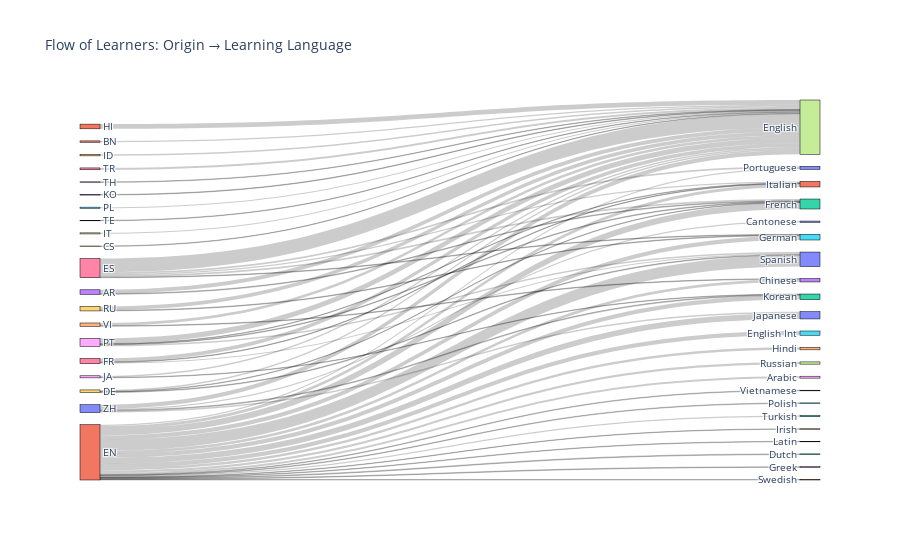

Notebook cell for this chart:
### Markdown cell above
### Who's Learning What?

### Code cell
import plotly.graph_objects as go

# Grouping the data by origin and learning 
df_grouped = df.groupby(['origin', 'learning'])['lr'].sum().reset_index()

# Filtering so only flows with more than 2 million learners are shown
df_grouped = df_grouped[df_grouped['lr'] > 2]  # filter low-volume flows

# Create list of unique labels
labels = list(set(df_grouped['origin'].tolist() + df_grouped['learning'].tolist()))

# Map labels to indices
label_to_index = {label: i for i, label in enumerate(labels)}
df_grouped['source'] = df_grouped['origin'].map(label_to_index)
df_grouped['target'] = df_grouped['learning'].map(label_to_index)

# Create Sankey Diagram
fig = go.Figure(go.Sankey(
    node=dict(
        pad=15,
        thickness=20,
        line=dict(color="black", width=0.5),
        label=labels
    ),
    link=dict(
        source=df_grouped['source'],
        target=df_grouped['target'],
        value=df_grouped['lr']
    )
))

fig.update_layout(title_text="Flow of Learners: Origin → Learning Language", font_size=10)
fig.show()

### Figure 1 — Plotly figure (JSON) as saved in the notebook; plotly's stock layout.template omitted (floating-point values rounded to 4 significant figures)
{"data": [{"link": {"source": [3, 3, 11, 29, 9, 9, 9, 21, 21, 21, 21, 21, 21, 21, 21, 21, 21, 21, 21, 21, 21, 21, 21, 21, 21, 21, 21, 6, 6, 6, 6, 6, 36, 36, 36, 41, 14, 37, 38, 38, 13, 15, 18, 18, 18, 18, 19, 19, 27, 8, 16, 34, 34, 30, 30, 30, 30], "target": [7, 2, 7, 7, 7, 2, 10, 28, 23, 32, 25, 2, 35, 33, 4, 24, 31, 40, 12, 26, 5, 0, 17, 10, 39, 22, 1, 7, 2, 35, 31, 0, 7, 31, 10, 7, 7, 7, 7, 12, 7, 7, 7, 2, 31, 10, 7, 35, 7, 7, 7, 23, 7, 20, 7, 40, 12], "value": [17, 3.27, 6.01, 2.12, 6.38, 2.41, 3.08, 8.56, 11.9, 3.37, 18.7, 27.6, 19.2, 2.98, 11.2, 2.01, 13.6, 25.1, 18.7, 2.33, 2.67, 6.26, 9.86, 49.8, 2.39, 5, 2.82, 61, 7.59, 2.84, 6.16, 6.95, 16.1, 2.38, 5, 20.7, 6.84, 4.72, 6.86, 2.29, 2.63, 4.85, 23.7, 3.11, 2.28, 6.08, 16.8, 2.94, 2.22, 2.56, 8.15, 2.81, 11.8, 5.3, 19, 6.97, 3.59]}, "node": {"label": ["Portuguese", "Vietnamese", "French", "AR", "Hindi", "Polish", "ES", "English", "TH", "DE", "Spanish", "BN", "Korean", "KO", "ID", "PL", "TR", "Russian", "PT", "RU", "Cantonese", "EN", "Turkish", "Chinese", "Irish", "English Int", "Latin", "TE", "Arabic", "CS", "ZH", "Italian", "Dutch", "Greek", "VI", "German", "FR", "IT", "JA", "Swedish", "Japanese", "HI"], "line": {"color": "black", "width": 0.5}, "pad": 15, "thickness": 20}, "type": "sankey"}], "layout": {"font": {"size": 10}, "title": {"text": "Flow of Learners: Origin → Learning Language"}}}
